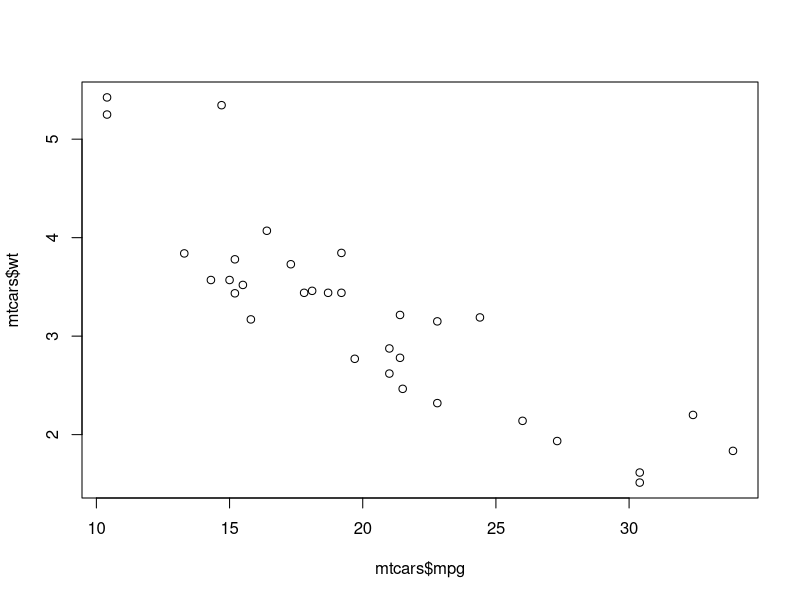
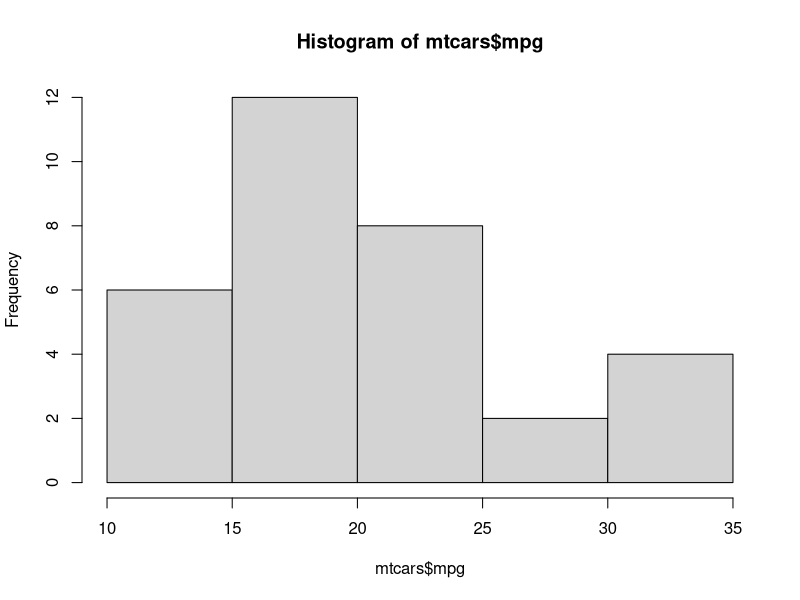

These figures' R source, in order: (Note: this script raises an error after producing the figures.)
# *******************************************************
# Types of Data & Data Structure
# *******************************************************

#' *Atomic Types*
#' There are 6 atomic types of data in R, but, for now you only need to know (and use) 4 of them:
#' 
#' 
#' * Integer (e.g., 1, 2, 10)
#' 
#' 
#' * Numeric (e.g., 3.14, 76.1, 8.0)
#' 
#' 
#' 
#' * Logical (TRUE, FALSE)
#' 
#
#' * Character ("Hello World")
#'
#'
#'
#' *Data Structures*
#' Data structures are ways which R stores data. 
#' Just like the name implies, a data structure tells us exactly how our data is structured 
#' or organized within R. R, like most programming languages, uses a variety of data structures. 
#' The most common of which are:



#' * Vectors
#' A series of data which must have the same data type.
#' Vectors can be any of the basic data types, e.g., logical, integer, numeric, character
vector_example1 <- 1:5
vector_example3 <- c(T, F, T, F, TRUE)
vector_example4 <- c("My", "mom", "is", "a", "teacher")

vector_example1

#'
#'
#' * Factors
#' In R, factors are used to work with categorical variables, variables that have a 
#' fixed and known set of possible values. **Factor is a special case of vector** (data structure).
#' More than in other software, in R we need to explicitly think about the type of the variables when 
#' we do statistical analysis. The following types of variables can be defined or coerced as **factor**:

#'  *Categorical Variables* - These are variables that have distinct, *non-ordered* categories like marital 
#'  status (e.g., single, married, divorced, widowed), names (e.g., Jack, Mimi, Amy, Zoidberg, Zoidberg, Mimi), 
#'  fruit (e.g., apple, orange, watermelon) etc. When a variable that has numeric values as placeholders for 
#'  levels is imported into R, it is good to transform it into a factor so that R doesn't use it as continuous 
#'  variable in statistical analysis. For example, 1= married, 2 = divorced, 3 = single, etc.

#' *Ordinal Variables* - These are categorical variables that have an order like 
#' letter grades (e.g., A+, A, B+,B), tax/income brackets, shoe sizes (e.g., 7, 7.5, 8, 8,5) and 
#' Likert scales (e.g., from 'strongly disagree' to 'strongly agree'). 
#' In R, this "order" is called **levels**.

responses <- as.factor(c("Strongly Disagree", "Disagree", "Agree", "Strongly Agree"))

#' * List
#' A list can have mixed data types, but they can be a bit trickier to use.
list_example <- list("cat", 3, TRUE)


#' * Data frames
#' Used for tabular data, think of them as a basic spreadsheet, but each column is a vector.

dataframe_example <- data.frame(var_A=1:10, var_B=11:20)

#' * Tibbles
#' Similar to data frames with a few differences.
#' Tibbles are the standard data structures within the Tidyverse


# If you are not sure what type of data or data structure an object (or value) is, you can check using:
class(dataframe_example)
class(1.34)
class(TRUE)


# *******************************************************
#' *Importing Data*
# *******************************************************

#' R is very flexible and can import many data formats. RStudio will help you with that, using 
#' necessary packages. In this workshop I will show you how to do it through RStudio and also 
#' through R script. One thing to notice is that if you have a RStudio project in the same 
#' folder where your data sets are, you don't need to specify path addresses to import your data. 
#' R will by default import and save anything on that folder.
#' 
#' 
#' R allows you to read in data from many different formats:
#' * SPSS (.sav)
#' * Excel (.xls, .xlsx, etc.)
#' * SAS
#' * .csv
#' * .txt
#' * .dat

#' The easiest way to get started with reading data into R is go to the environment tab and click on 
#' the import dataset button and then read in the data accordingly (note that csv files are a 
#' type of text file). 


#' Let's start by importing an SPSS dataset (.sav) using the read_sav() function in the 'haven' package:

#' Install the 'haven' package
install.packages("haven")
#' Load the haven package
library(haven)
#' Use read_sav(). You want to make sure the file is saved in the same workspace as your R Script,
#' or set the path to where the data is. And, don't forget to store the data in an object!

aggression_data <- read_sav("aggression.sav")

aggression_data

class(aggression_data) # what data structure is the dataset 

str(aggression_data)  # structure, variables and their data type and structure
head(aggression_data) # inspect the top 6 (head) of the data
tail(aggression_data)

names(aggression_data) # variable/column names



# *******************************************************
#' *Descriptive Statistics*
# *******************************************************
#' 
#' We will be working with the `mtcars` dataset.
#' 
data(mtcars)
#' 
#' ## *Descriptives (Base R)*
#' 
#' 
#' 
names(mtcars)
head(mtcars)
tail(mtcars)
str(mtcars)


# finding the value located in the 2nd row, "mpg" column
mtcars[2, 3] # dataframe_example[Row number/name , Col number/name] 

mtcars[2,"mpg"] 

# You can also look at specific variables using the name of the 
#' dataframe object followed by the `$` operator and the name of the specific column you 
#' would like to inspect.

# looking only at the cyl variable/column
mtcars$mpg

# finding the mpg value in the 2nd observation
mtcars$mpg[2] 


#' This is particularly useful if you want to inspect the descriptives for only one or 
#' a subset of columns. So we could find the mean of a specific column by calling on the mean and 
#' str function and specifying the column we are interested in. We can use this 

# finding the mean mpg of all observations
mean(mtcars$mpg)

# finding the standard deviation of hp
sd(mtcars$hp)

# finding the median of disp
median(mtcars$disp)


# find how many values in mpg
nrow(mtcars)

# plotting mpg vs. wt
plot(mtcars$mpg, mtcars$wt)

hist(mtcars$mpg)

#' We can find most of the common descriptive statistics in base R, 
#' just by coding the function and specifying the specific column we want to summarize. 
#' Other common descriptives are `range()`, `median()`, `mode()`, etc. 
#' However, it can be incredibly cumbersome to analyze multiple variables using a line 
#' of code for each fit stat. 
#'
#'
#' This dataset has 11 variables, so even to find the mean and standard deviation for each 
#' would require 22 lines of code without use of a simpler method. This method is most useful 
#' for quickly pulling specific stats from specific columns. 
#'
#' If you want to describe your whole dataset, it would be a lot more efficient to use a single function. 
#' The `describe` function in the `psych` package is one of the simplest ways to take care of this.
#' 
#' 
#'
#' ## *Descriptives (psych and car packages)*
#' 
#' 
#' 
#' Loading Packages
install.packages("psych")
install.packages("car")
install.packages("tidyverse")
library(psych)
library(car)
library(tidyverse)


#'
#' *psych::describe*
#' By default, missing values will be removed. If you would like missing values to be included, 
#' you can add `na.rm = FALSE` to the code.
#' 
#' The `describe()` function will provide all of the most common descriptive statistics including mean, 
#' median, mode, standard deviation, etc. as well as skew and kurtosis to provide an idea of the shape 
#' of the distribution

describe(mtcars)



#' ## *Descriptives by Grouping Variable*

#' If your dataset includes a grouping variable, you can also find descriptives by group level. 
#' So in this dataset, the 'am' variable is coded as 0 or 1 to indicate the car has an 
#' automatic (0) or manual (1) transmission. This 'dummy coding' means that it can be used as a 
#' grouping variable. We can therefore look at the means of other variables between types of transmission.

names(mtcars)

describeBy(mtcars, group = 'am')

#' As you can see from the output of the above code, we now have 2 sets of descriptive statistics, 
#' one for **am: 0** and another for **am: 1**.
#' 
#' A big part of descriptive statistics and getting to know our data better is graphing. 
#' But, we will get to that later.



# *******************************************************
#' *Data Manipulation Using the Tidyverse*
# *******************************************************
#' 
#' The `tidyverse` is an opinionated collection of R packages designed for data science. 
#' All packages share an underlying design philosophy, grammar, and data structures.
#' 
#' The powerhouse package for doing data wrangling is 
#' called `dplyr` (part of `tidyverse`). We will be learning how to use the `dplyr` package to 
#' find different ways to present and transform our data. 
#' 
#' `dplyr` provides a simple set of “verb” functions that make basic data manipulation easier.
#' There are 6 primary functions in the dplyr toolkit:
#'
#' ## *Main Functions*

#' filter() … filters rows (creates a subset of individuals but preserves all variables)
#' 
#' select()` … selects columns (creates a subset of variables but preserves all individuals)
#' 
#' arrange() …  sorts the data in ascending or descending order
#' 
#' mutate() … adds new variables to your dataset 
#' 
#' group_by() … creates a grouping variable so that you can obtain 
#' summary statistics separately for each group on a particular variable (usually used with `summarise`)
#' 
#' summarise()` … calculates summary statistics - this is typically used in conjuction with some combination of the other 5 functions above to calculate means, SDs, frequencies etc. 


# But, wait...

#' ## *Introduction of the 'pipe' %>% *
#' 
#' 
#' 
#' There are a couple of different ways to use the `dplyr` functions. 
#' All of them take as their first argument, the name of the dataset that you want to manipulate. 
#' 
#' Example: Your data is called "dataset" and you have variables x1, x2, x3
#' to sort the dataset in increasing order for on x1 you would use:
arrange(dataset, x1)

# For example, 

arrange(mtcars, mpg)


#' But instead of having to start every function with the name of the dataset, 
#' dplyr can also use a 'pipe' to list the dataset outside of the function. 
#' The pipe is represented by the symbol:  `%>%` (percent, greater than, percent). 
#' 
#' Here's the approach using the pipe, that achieves the same result as the code example above. 

dataset %>%
  arrange(x1)

# For example:

mtcars %>%
  arrange(mpg)

#' With a single function, there is minimal benefit to this approach, 
#' but it is meant to be used in a chain of commands. So if for example, you wanted to 
#' sort the dataset using arrange, then filter based on some criteria, then create a new 
#' variable using mutate, you can use the pipe in a chain of commands like: 


dataset %>%
  arrange(...)  %>%
  filter(... ) %>%
  mutate(...)


#' In English, you could read the `%>%` symbol as the word "and then". 
#' E.g., take "dataset" **and then** arrange based on some variable, **and then** filter based on 
#' some other variable, **and then** mutate based on some third variable.


#' Good illustration of the pipe `%>%`
#' <https://github.com/arthurwelle/VIS/blob/master/Pipe_Cake/Pipe_baking_magrittr.gif> 
# Or, open the gif in the folder.



#' ## *arrange()*
#' 
#' 
mtcars %>%
  arrange(mpg) # sort on mpg from lowest to highest

mtcars %>%
  arrange(desc(mpg)) # sort on mpg from highest to lowest



#' Remember that R is object based, and we did not create a new object that *saves the sorting*. 
#' To preserve the sorting in our dataset we have to either over-ride our df dataset or 
#' create a second version of our df dataset. E.g.: 

mtcars2 <- mtcars %>%
  arrange(mpg)


#' With `arrange`, saving a new dataset is trivial because there will be no effects on your statistics, 
#' but it non-trivial if you start filtering and transforming variables, and then want to use this 
#' transformed dataset in an analysis. 
#' Note you can also sort across multiple variables. Note that the order matters because it sorts 
#' on the first variable first, then the next one, then the next one...etc.


#' ## *select()*
#' 
#' 
#' This function helps you work with a smaller version of your dataset (on the variable side). 
#' This can save you time so you don't have to scroll through to find the exact names of your variables 
#' (remember R is case sensitive so it has to be a perfect match). Our dataset has a small number of 
#' variables so it is already manageable but we will still see how to use the select function.
#' 
#' 
#' **NOTE:** There is one really annoying issue with select() that may come up for you. 
#' select() is also the name of a function from the MASS package and MASS is loaded by default so R often 
#' wants to use that function instead. 
#' 
#' If you use ?select you will see it come up for two packages
#' 
#' There are two ways you can fix this:

mtcars.sub <-  mtcars %>% 
      select(mpg, cyl) # tells R to use the select function from dplyr in this case only

mtcars.sub



#' ## *filter()*
#' 
#' 
#' 
#' filter() allows you to work with a smaller number of rows in your dataset based on a commonality. 
#' You can also think of this as subsetting your data to include participants with particular characteristics. 
#' Here is where you will be using logical data because you need to tell filter() not just the variable 
#' you want to filter on, but also the particular conditions or values. 
#' 
#' 
#' Here are some examples:


# only show observations with cars that have 3 gears

mtcars %>%
  filter(gear == 3)  # note that you need two equal signs

# at or more than 4 cylinders 

mtcars %>%
  filter(cyl >= 4) # greater than or equal to


# How about equal/greater than 4 cylinders in descending order?

mtcars %>%
  filter(cyl >= 4) %>%
  arrange(desc(cyl))


# You can also filter on multiple conditions:

# Only vehicle weight larger than 3 tons AND are manual (am==1)
mtcars %>%
  filter(wt > 3 & am ==1)  # both of these have to be true

# Only vehicle weight larger than 3 tons OR are manual (am==1)

mtcars %>%
  filter(wt > 3 | am ==1) # only one of these needs to be true


# you could also say what you do NOT want

mtcars %>%
  filter(gear != 4 ) # != means not equal to



#' ## *mutate()*
#' 
#' 
#' mutate() is used when you want to create a **new** variable in your dataset. 
#' For example, we may want to using log transformation on the mpg variable, 
#' but we don't want to override the original variable


new_mtcars <- mtcars %>%
  mutate(log_mpg = log(mpg))

new_mtcars



#' ## *summarise()* and *group_by()*
#' 
#' 
#' summarise() is most often used to get descriptive statistics **at the end of the pipeline** for 
#' particular subgroups, aggregates of groups, frequency counts, etc. How summarise() differs
#' from regular summary statistics of functions like summary(), describe(), etc. 
#' is that the output itself is also a tibble that you could use in future analysis. 
#' Generally speaking, where I would find it more useful is if you need to use a series of data 
#' manipulation functions in the pipeline to get exploratory statistics for different groups or 
#' want to check something quickly. 

#' You can use it for general descriptive statistics if you want very specific pieces of information 
#' as well (especially used in conjunction with group_by() )
#' 
#' You can find a list of useful functions to use in summarise here: [https://dplyr.tidyverse.org/reference/summarise.html]


mtcars %>%
  group_by(gear) %>%
  summarise(mean(wt))


mtcars %>%
  group_by(gear) %>%
  summarise(sd(hp))


# For more on data wrangling check out this great (free) online book: R 4 Data Science
#' <https://r4ds.had.co.nz/>

